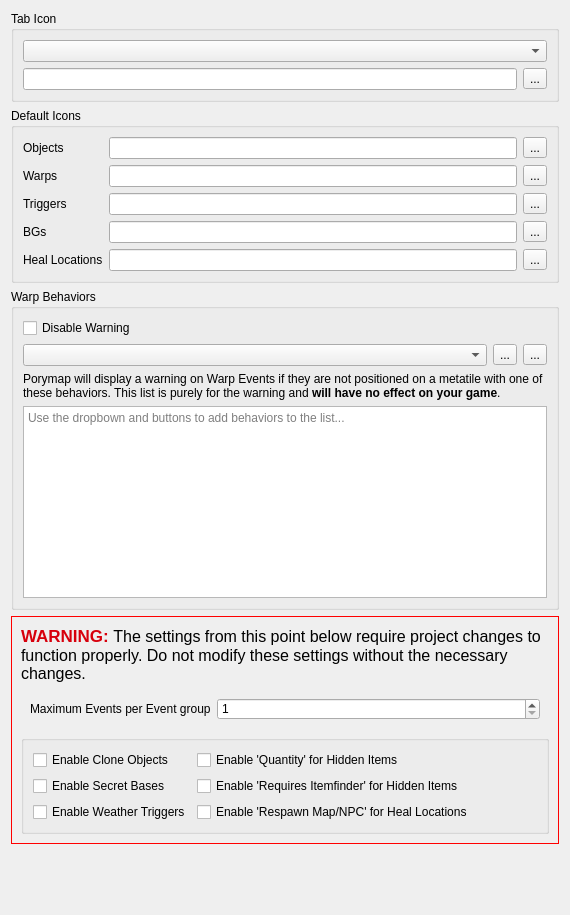
          <widget class="QWidget" name="scrollAreaWidgetContents_EventsTab">
           <property name="geometry">
            <rect>
             <x>0</x>
             <y>0</y>
             <width>570</width>
             <height>915</height>
            </rect>
           </property>
           <layout class="QVBoxLayout" name="verticalLayout_8">
            <item>
             <widget class="QGroupBox" name="groupBox_EventsTabIcon">
              <property name="title">
               <string>Tab Icon</string>
              </property>
              <layout class="QGridLayout" name="gridLayout_12">
               <item row="1" column="1">
                <widget class="QToolButton" name="button_EventsTabIcon">
                 <property name="visible">
                  <bool>false</bool>
                 </property>
                 <property name="text">
                  <string>...</string>
                 </property>
                 <property name="icon">
                  <iconset resource="../resources/images.qrc">
                   <normaloff>:/icons/folder.ico</normaloff>:/icons/folder.ico</iconset>
                 </property>
                </widget>
               </item>
               <item row="1" column="0">
                <widget class="QLineEdit" name="lineEdit_EventsTabIcon">
                 <property name="visible">
                  <bool>false</bool>
                 </property>
                 <property name="toolTip">
                  <string>&lt;html&gt;&lt;head/&gt;&lt;body&gt;&lt;p&gt;The image file path to use for the icon of the Events tab.&lt;/p&gt;&lt;/body&gt;&lt;/html&gt;</string>
                 </property>
                 <property name="clearButtonEnabled">
                  <bool>true</bool>
                 </property>
                </widget>
               </item>
               <item row="0" column="0" colspan="2">
                <widget class="NoScrollComboBox" name="comboBox_EventsTabIcon">
                 <property name="toolTip">
                  <string>&lt;html&gt;&lt;head/&gt;&lt;body&gt;&lt;p&gt;The icon that will be displayed for the Events tab in the editor. If 'Automatic' is chosen, the icon will be a random player character from the project's base game version. If 'Custom' is chosen an image file path may be specified.&lt;/p&gt;&lt;/body&gt;&lt;/html&gt;</string>
                 </property>
                 <property name="editable">
                  <bool>false</bool>
                 </property>
                </widget>
               </item>
              </layout>
             </widget>
            </item>
            <item>
             <widget class="QGroupBox" name="groupBox_DefaultIcons">
              <property name="title">
               <string>Default Icons</string>
              </property>
              <layout class="QGridLayout" name="gridLayout_6">
               <item row="1" column="0">
                <widget class="QLabel" name="label_WarpsIcon">
                 <property name="text">
                  <string>Warps</string>
                 </property>
                </widget>
               </item>
               <item row="3" column="1">
                <widget class="QLineEdit" name="lineEdit_BGsIcon">
                 <property name="toolTip">
                  <string>&lt;html&gt;&lt;head/&gt;&lt;body&gt;&lt;p&gt;The icon that will be used to represent BG events&lt;/p&gt;&lt;/body&gt;&lt;/html&gt;</string>
                 </property>
                 <property name="clearButtonEnabled">
                  <bool>true</bool>
                 </property>
                </widget>
               </item>
               <item row="4" column="2">
                <widget class="QToolButton" name="button_HealLocationsIcon">
                 <property name="text">
                  <string>...</string>
                 </property>
                 <property name="icon">
                  <iconset resource="../resources/images.qrc">
                   <normaloff>:/icons/folder.ico</normaloff>:/icons/folder.ico</iconset>
                 </property>
                </widget>
               </item>
               <item row="0" column="0">
                <widget class="QLabel" name="label_ObjectsIcon">
                 <property name="text">
                  <string>Objects</string>
                 </property>
                </widget>
               </item>
               <item row="3" column="0">
                <widget class="QLabel" name="label_BGsIcon">
                 <property name="text">
                  <string>BGs</string>
                 </property>
                </widget>
               </item>
               <item row="2" column="0">
                <widget class="QLabel" name="label_TriggersIcon">
                 <property name="text">
                  <string>Triggers</string>
                 </property>
                </widget>
               </item>
               <item row="1" column="2">
                <widget class="QToolButton" name="button_WarpsIcon">
                 <property name="text">
                  <string>...</string>
                 </property>
                 <property name="icon">
                  <iconset resource="../resources/images.qrc">
                   <normaloff>:/icons/folder.ico</normaloff>:/icons/folder.ico</iconset>
                 </property>
                </widget>
               </item>
               <item row="4" column="0">
                <widget class="QLabel" name="label_HealLocationsIcon">
                 <property name="text">
                  <string>Heal Locations</string>
                 </property>
                </widget>
               </item>
               <item row="0" column="1">
                <widget class="QLineEdit" name="lineEdit_ObjectsIcon">
                 <property name="toolTip">
                  <string>&lt;html&gt;&lt;head/&gt;&lt;body&gt;&lt;p&gt;The icon that will be used to represent Object events that don't have their own sprite&lt;/p&gt;&lt;/body&gt;&lt;/html&gt;</string>
                 </property>
                 <property name="clearButtonEnabled">
                  <bool>true</bool>
                 </property>
                </widget>
               </item>
               <item row="1" column="1">
                <widget class="QLineEdit" name="lineEdit_WarpsIcon">
                 <property name="toolTip">
                  <string>&lt;html&gt;&lt;head/&gt;&lt;body&gt;&lt;p&gt;The icon that will be used to represent Warp events&lt;/p&gt;&lt;/body&gt;&lt;/html&gt;</string>
                 </property>
                 <property name="clearButtonEnabled">
                  <bool>true</bool>
                 </property>
                </widget>
               </item>
               <item row="3" column="2">
                <widget class="QToolButton" name="button_BGsIcon">
                 <property name="text">
                  <string>...</string>
                 </property>
                 <property name="icon">
                  <iconset resource="../resources/images.qrc">
                   <normaloff>:/icons/folder.ico</normaloff>:/icons/folder.ico</iconset>
                 </property>
                </widget>
               </item>
               <item row="4" column="1">
                <widget class="QLineEdit" name="lineEdit_HealLocationsIcon">
                 <property name="toolTip">
                  <string>&lt;html&gt;&lt;head/&gt;&lt;body&gt;&lt;p&gt;The icon that will be used to represent Heal Location events&lt;/p&gt;&lt;/body&gt;&lt;/html&gt;</string>
                 </property>
                 <property name="clearButtonEnabled">
                  <bool>true</bool>
                 </property>
                </widget>
               </item>
               <item row="2" column="2">
                <widget class="QToolButton" name="button_TriggersIcon">
                 <property name="text">
                  <string>...</string>
                 </property>
                 <property name="icon">
                  <iconset resource="../resources/images.qrc">
                   <normaloff>:/icons/folder.ico</normaloff>:/icons/folder.ico</iconset>
                 </property>
                </widget>
               </item>
               <item row="0" column="2">
                <widget class="QToolButton" name="button_ObjectsIcon">
                 <property name="text">
                  <string>...</string>
                 </property>
                 <property name="icon">
                  <iconset resource="../resources/images.qrc">
                   <normaloff>:/icons/folder.ico</normaloff>:/icons/folder.ico</iconset>
                 </property>
                </widget>
               </item>
               <item row="2" column="1">
                <widget class="QLineEdit" name="lineEdit_TriggersIcon">
                 <property name="toolTip">
                  <string>&lt;html&gt;&lt;head/&gt;&lt;body&gt;&lt;p&gt;The icon that will be used to represent Trigger events&lt;/p&gt;&lt;/body&gt;&lt;/html&gt;</string>
                 </property>
                 <property name="clearButtonEnabled">
                  <bool>true</bool>
                 </property>
                </widget>
               </item>
              </layout>
             </widget>
            </item>
            <item>
             <widget class="QGroupBox" name="groupBox_WarpBehaviors">
              <property name="title">
               <string>Warp Behaviors</string>
              </property>
              <layout class="QGridLayout" name="gridLayout_9">
               <item row="1" column="2">
                <widget class="QToolButton" name="button_RemoveWarpBehavior">
                 <property name="toolTip">
                  <string>&lt;html&gt;&lt;head/&gt;&lt;body&gt;&lt;p&gt;Remove the current text from the list&lt;/p&gt;&lt;/body&gt;&lt;/html&gt;</string>
                 </property>
                 <property name="text">
                  <string>...</string>
                 </property>
                 <property name="icon">
                  <iconset resource="../resources/images.qrc">
                   <normaloff>:/icons/delete.ico</normaloff>:/icons/delete.ico</iconset>
                 </property>
                </widget>
               </item>
               <item row="3" column="0" colspan="3">
                <widget class="QLabel" name="label_WarpBehaviors">
                 <property name="text">
                  <string>&lt;html&gt;&lt;head/&gt;&lt;body&gt;&lt;p&gt;Porymap will display a warning on Warp Events if they are not positioned on a metatile with one of these behaviors. This list is purely for the warning and &lt;b&gt;will have no effect on your game&lt;/b&gt;.&lt;/p&gt;&lt;/body&gt;&lt;/html&gt;</string>
                 </property>
                 <property name="wordWrap">
                  <bool>true</bool>
                 </property>
                </widget>
               </item>
               <item row="0" column="0" colspan="3">
                <widget class="QCheckBox" name="checkBox_DisableWarning">
                 <property name="toolTip">
                  <string>&lt;html&gt;&lt;head/&gt;&lt;body&gt;&lt;p&gt;If checked, Warp Events will not display a warning about incompatible metatile behaviors&lt;/p&gt;&lt;/body&gt;&lt;/html&gt;</string>
                 </property>
                 <property name="text">
                  <string>Disable Warning</string>
                 </property>
                </widget>
               </item>
               <item row="1" column="0">
                <widget class="NoScrollComboBox" name="comboBox_WarpBehaviors"/>
               </item>
               <item row="4" column="0" colspan="3">
                <widget class="NoScrollTextEdit" name="textEdit_WarpBehaviors">
                 <property name="toolTip">
                  <string>&lt;html&gt;&lt;head/&gt;&lt;body&gt;&lt;p&gt;Metatile Behaviors on this list won't trigger warnings for Warp Events&lt;/p&gt;&lt;/body&gt;&lt;/html&gt;</string>
                 </property>
                 <property name="readOnly">
                  <bool>true</bool>
                 </property>
                 <property name="textInteractionFlags">
                  <set>Qt::TextInteractionFlag::NoTextInteraction</set>
                 </property>
                 <property name="placeholderText">
                  <string>Use the dropbown and buttons to add behaviors to the list...</string>
                 </property>
                </widget>
               </item>
               <item row="1" column="1">
                <widget class="QToolButton" name="button_AddWarpBehavior">
                 <property name="toolTip">
                  <string>&lt;html&gt;&lt;head/&gt;&lt;body&gt;&lt;p&gt;Add the current text to the list&lt;/p&gt;&lt;/body&gt;&lt;/html&gt;</string>
                 </property>
                 <property name="text">
                  <string>...</string>
                 </property>
                 <property name="icon">
                  <iconset resource="../resources/images.qrc">
                   <normaloff>:/icons/add.ico</normaloff>:/icons/add.ico</iconset>
                 </property>
                </widget>
               </item>
              </layout>
             </widget>
            </item>
            <item>
             <widget class="QFrame" name="frame_WarningEventsTab">
              <property name="styleSheet">
               <string notr="true">.QFrame { border: 1px solid red; }</string>
              </property>
              <property name="frameShape">
               <enum>QFrame::Shape::StyledPanel</enum>
              </property>
              <property name="frameShadow">
               <enum>QFrame::Shadow::Raised</enum>
              </property>
              <layout class="QVBoxLayout" name="verticalLayout_15">
               <item>
                <widget class="QLabel" name="label_WarningEventsTab">
                 <property name="font">
                  <font>
                   <pointsize>12</pointsize>
                   <bold>true</bold>
                  </font>
                 </property>
                 <property name="text">
                  <string>&lt;html&gt;&lt;head/&gt;&lt;body&gt;&lt;p&gt;&lt;span style=&quot; font-size:13pt; color:#d7000c;&quot;&gt;WARNING:  &lt;/span&gt;&lt;span style=&quot; font-weight:400;&quot;&gt;The settings from this point below require project changes to function properly. Do not modify these settings without the necessary changes. &lt;/span&gt;&lt;/p&gt;&lt;/body&gt;&lt;/html&gt;</string>
                 </property>
                 <property name="wordWrap">
                  <bool>true</bool>
                 </property>
                </widget>
               </item>
               <item>
                <widget class="QWidget" name="widget_MaxEvents" native="true">
                 <layout class="QFormLayout" name="formLayout_4">
                  <item row="0" column="0">
                   <widget class="QLabel" name="label_MaxEvents">
                    <property name="text">
                     <string>Maximum Events per Event group</string>
                    </property>
                   </widget>
                  </item>
                  <item row="0" column="1">
                   <widget class="NoScrollSpinBox" name="spinBox_MaxEvents">
                    <property name="toolTip">
                     <string>&lt;html&gt;&lt;head/&gt;&lt;body&gt;&lt;p&gt;Maps cannot have more than this number of events in each event group. Object events are additionally limited by 'define_obj_event_count' on the Identifiers tab.&lt;/p&gt;&lt;/body&gt;&lt;/html&gt;</string>
                    </property>
                    <property name="minimum">
                     <number>1</number>
                    </property>
                   </widget>
                  </item>
                 </layout>
                </widget>
               </item>
               <item>
                <widget class="QGroupBox" name="groupBox_Events">
                 <property name="title">
                  <string/>
                 </property>
                 <layout class="QGridLayout" name="gridLayout_5">
                  <item row="2" column="0">
                   <widget class="QCheckBox" name="checkBox_EnableWeatherTriggers">
                    <property name="text">
                     <string>Enable Weather Triggers</string>
                    </property>
                   </widget>
                  </item>
                  <item row="1" column="0">
                   <widget class="QCheckBox" name="checkBox_EnableSecretBases">
                    <property name="text">
                     <string>Enable Secret Bases</string>
                    </property>
                   </widget>
                  </item>
                  <item row="0" column="0">
                   <widget class="QCheckBox" name="checkBox_EnableCloneObjects">
                    <property name="text">
                     <string>Enable Clone Objects</string>
                    </property>
                   </widget>
                  </item>
                  <item row="1" column="1">
                   <widget class="QCheckBox" name="checkBox_EnableRequiresItemfinder">
                    <property name="text">
                     <string>Enable 'Requires Itemfinder' for Hidden Items</string>
                    </property>
                   </widget>
                  </item>
                  <item row="0" column="1">
                   <widget class="QCheckBox" name="checkBox_EnableQuantity">
                    <property name="text">
                     <string>Enable 'Quantity' for Hidden Items</string>
                    </property>
                   </widget>
                  </item>
                  <item row="2" column="1">
                   <widget class="QCheckBox" name="checkBox_EnableRespawn">
                    <property name="text">
                     <string>Enable 'Respawn Map/NPC' for Heal Locations</string>
                    </property>
                   </widget>
                  </item>
                  <item row="0" column="2">
                   <spacer name="horizontalSpacer_2">
                    <property name="orientation">
                     <enum>Qt::Orientation::Horizontal</enum>
                    </property>
                    <property name="sizeHint" stdset="0">
                     <size>
                      <width>40</width>
                      <height>20</height>
                     </size>
                    </property>
                   </spacer>
                  </item>
                 </layout>
                </widget>
               </item>
              </layout>
             </widget>
            </item>
            <item>
             <spacer name="verticalSpacer_4">
              <property name="orientation">
               <enum>Qt::Orientation::Vertical</enum>
              </property>
              <property name="sizeHint" stdset="0">
               <size>
                <width>20</width>
                <height>1</height>
               </size>
              </property>
             </spacer>
            </item>
           </layout>
          </widget>
